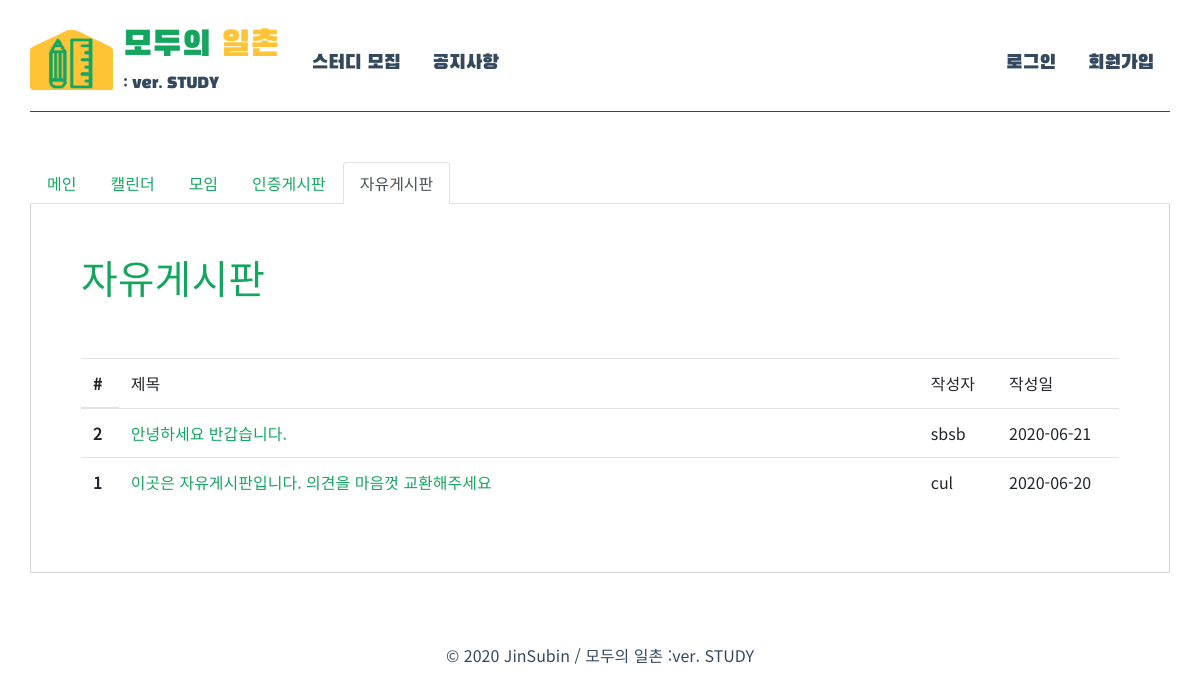
The app's page /source/php/Management/management_freeboard.php?s_no=4 with its own data.
### tables this page shows
CREATE TABLE `study_fboard` (
  `no` int NOT NULL AUTO_INCREMENT,
  `study_num` int(8) unsigned zerofill NOT NULL,
  `title` varchar(100) NOT NULL,
  `content` text NOT NULL,
  `date` date NOT NULL,
  `writer` varchar(20) NOT NULL,
  PRIMARY KEY (`no`),
  KEY `study_num` (`study_num`),
  CONSTRAINT `study_fboard_ibfk_1` FOREIGN KEY (`study_num`) REFERENCES `study` (`study_num`) ON DELETE CASCADE ON UPDATE CASCADE
);

### source/php/Management/management_freeboard.php (the view, shortened to what this page needs)
<!DOCTYPE html>
<html lang="ko" dir="ltr">
<? include '../head_form.php'; ?>
<body>
  <div class="container">
    <? include '../header.php'; ?>
    <?
      $s_no = $_GET['s_no'];
    ?>
    <section>
      <div class="management_freeboard_style">
          <div class="container">
            <div class="group_nav">
              <ul class="nav nav-tabs">
                <li class="nav-item">
                  <a class="nav-link" href="./management_home.php?s_no=<? echo $s_no ?>">메인</a>
                </li>
                <li class="nav-item">
                  <a class="nav-link" href="./management_calendar.php?s_no=<? echo $s_no ?>">캘린더</a>
                </li>
                <li class="nav-item">
                  <a class="nav-link" href="./management_map.php?s_no=<? echo $s_no ?>">모임</a>
                </li>
                <li class="nav-item">
                  <a class="nav-link" href="./management_certificationboard.php?s_no=<? echo $s_no ?>">인증게시판</a>
                </li>
                <li class="nav-item">
                  <a class="nav-link active" href="./management_freeboard.php?s_no=<? echo $s_no ?>">자유게시판</a>
                </li>
              </ul>
            </div>
            <div class="group_content">
            <h1>자유게시판</h1>
              <br><br>
              <table class="table">
                <thead>
                  <tr>
                    <th scope="col">#</th>
                    <td scope="col" style="width:500px;">제목</th>
                    <td scope="col">작성자</th>
                    <td scope="col">작성일</th>
                  </tr>
                </thead>
                <tbody>
                  <?
                    include '../dbconn.php';
                    $query = "select * from study_fboard where study_num = '$s_no' order by date desc, no desc;";
                    $result = mysqli_query($conn, $query);
                    while($row = mysqli_fetch_row($result)){
                      $no = $row[0];
                      $title = $row[2];
                      $date = $row[4];
                      $writer = $row[5];
                  ?>
                  <tr>
                    <th scope="row"><? echo $no ?></th>
                    <td style="width:800px;"><a href="./notice_view.php?bno=<?php echo $no ?>" style="color:#14A65F"><?php echo $title ?></a></td>
                    <td><? echo $writer ?></td>
                    <td><? echo $date ?></td>
                  </tr>
                  <?
                    }
                  ?>
                </tbody>
              </table>
            </div>
          </div>
      </div>
    </section>
    <? include '../footer.php'; ?>
  </div>
</body>
</html>

### source/css/base_style.css (style rules this page uses)
html, body { min-height: 100%; }
body { font-family: 'Noto Sans KR', sans-serif; background-repeat: no-repeat; background-size: cover; background-position: bottom; }
.container { padding: 0px !important; min-height:100%; }
section { clear: both; }

### source/css/management_style.css (style rules this page uses)
.management_freeboard_style { color:#14A65F; padding: 50px 0px; }
.management_freeboard_style .group_nav a { color: #14A65F; }
.management_freeboard_style .group_content { overflow: hidden; border: 1px solid lightgray; border-top: transparent; padding: 50px; }

### records on screen
study_fboard: no "2", title "안녕하세요 반갑습니다.", writer "sbsb", date "2020-06-21"
study_fboard: no "1", title "이곳은 자유게시판입니다. 의견을 마음껏 교환해주세요", writer "cul", date "2020-06-20"
